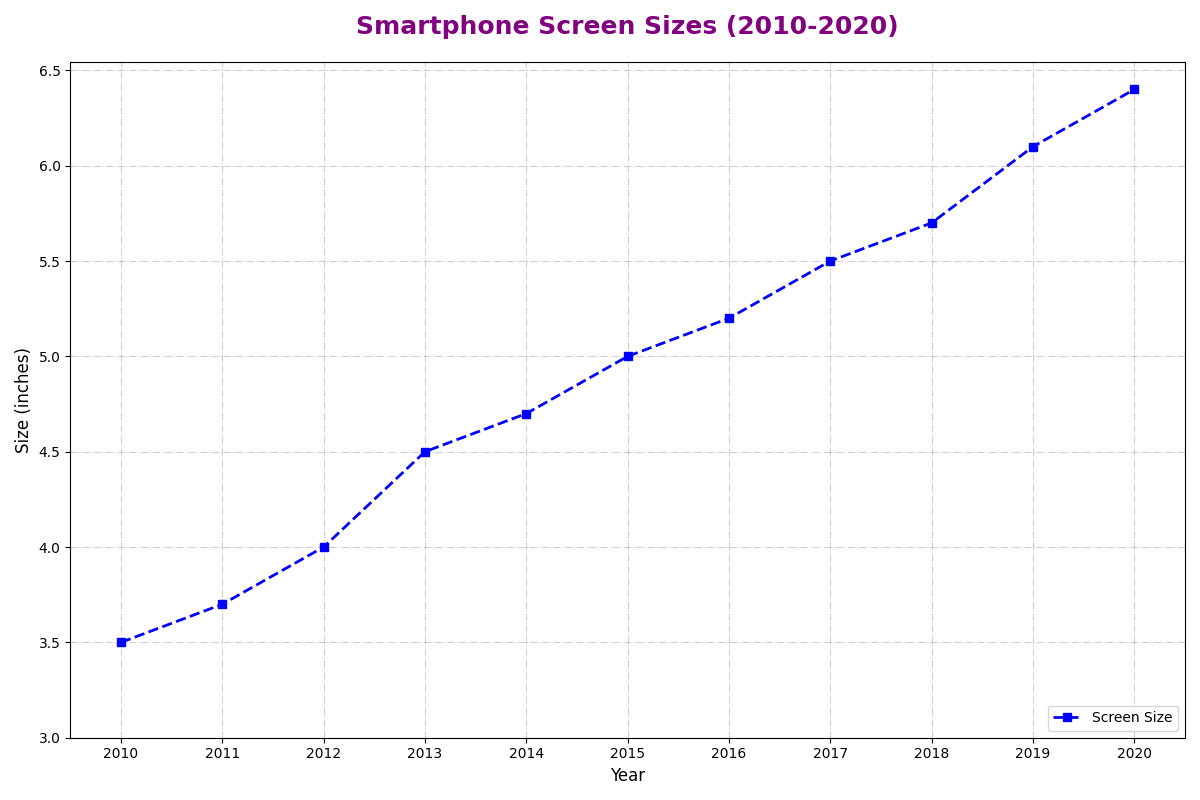

Here is the Python script that generated this plot:
import matplotlib.pyplot as plt
import numpy as np

years = np.array([2010, 2011, 2012, 2013, 2014, 2015, 2016, 2017, 2018, 2019, 2020])
avg_screen_sizes = np.array([3.5, 3.7, 4.0, 4.5, 4.7, 5.0, 5.2, 5.5, 5.7, 6.1, 6.4])

fig, ax = plt.subplots(figsize=(12, 8))
ax.plot(years, avg_screen_sizes, color='blue', marker='s', linestyle='--', linewidth=2, label='Screen Size')

plt.title('Smartphone Screen Sizes (2010-2020)', fontsize=18, fontweight='bold', color='purple', pad=20)
plt.xlabel('Year', fontsize=12)
plt.ylabel('Size (inches)', fontsize=12)

ax.set_xticks(years)
ax.set_yticks(np.arange(3.0, 7.0, 0.5))
ax.grid(True, linestyle='-.', alpha=0.6)

ax.legend(loc='lower right', fontsize=10)

plt.tight_layout()
plt.show()
